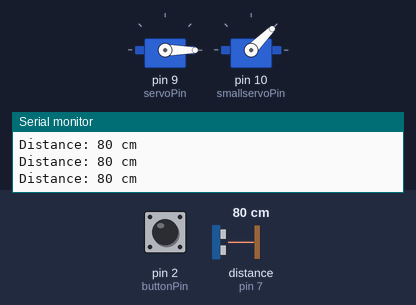
The sketch below on a simulated Arduino Uno, built with avr-gcc and run on an emulated ATmega328P. Shown: 2 × servo, the last lines printed to the serial monitor. Wiring (inferred from the names in the program): ultrasonic range finder: trigger pin 6; echo pin 7. The test bench sets the inputs (shaded band); at power-on: distance to the obstacle (sensor on pin 7) 80 cm, pin 2 (buttonPin) HIGH. The echo pulse lasts 58.3 µs per cm.

Above: at 1.2 s.
1.3 s: distance to the obstacle (sensor on pin 7) set to 19 cm
4.3 s: distance to the obstacle (sensor on pin 7) set to 14 cm
At 5.13 s:
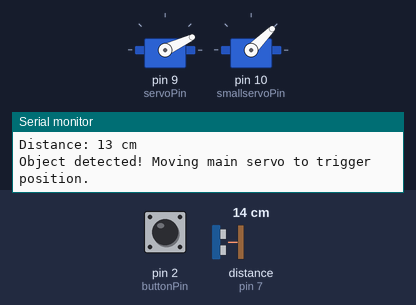
At 13.1 s:
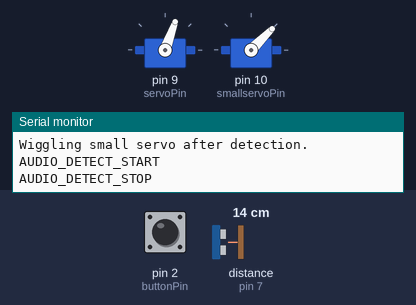
Timing chart, 0 to 13.3 s (numbered marks = the images above; inputs shaded):
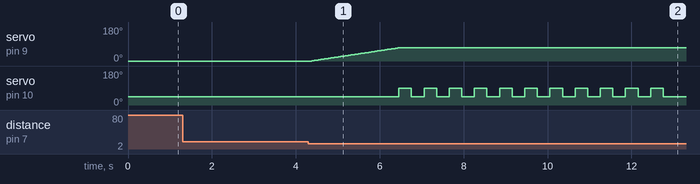

The sketch:

FinalProjectSound.ino
```cpp
#include <Servo.h>

// --------- USER SETTINGS ---------
const int trigPin          = 6;   // Ultrasonic TRIG pin
const int echoPin          = 7;   // Ultrasonic ECHO pin
const int servoPin         = 9;   // Main servo signal pin
const int smallservoPin    = 10;  // Small (second) servo signal pin
const int buttonPin        = 2;   // Button pin (wired to GND, using INPUT_PULLUP)

const int TRIGGER_DISTANCE_CM = 15;   // Distance threshold to trigger servo
const int SERVO_HOME_ANGLE    = 0;    // Starting/resting angle
const int SERVO_TRIGGER_ANGLE = 70;   // Angle when object is detected
int currentAngle = SERVO_HOME_ANGLE;

const int SMALL_SERVO_CENTER_ANGLE = 45;  // Resting position for small servo
const int SMALL_SERVO_LEFT_ANGLE   = 90;  // Left limit
const int SMALL_SERVO_RIGHT_ANGLE  = 45;  // Right limit

const unsigned long RESET_WAIT_MS = 3000;  // Wait time after returning home (ms)
// ---------------------------------

Servo myServo;
Servo smallServo;

enum State {
  WAIT_FOR_OBJECT,
  WAIT_FOR_BUTTON,
  WAIT_AFTER_RESET
};

State currentState = WAIT_FOR_OBJECT;
unsigned long resetStartTime = 0;

void setup() {
  Serial.begin(9600);

  pinMode(trigPin, OUTPUT);
  pinMode(echoPin, INPUT);

  pinMode(buttonPin, INPUT_PULLUP);  // Button to GND, internal pull-up enabled

  // Main servo
  myServo.attach(servoPin);
  myServo.write(SERVO_HOME_ANGLE);   // Move to home position at startup
  currentAngle = SERVO_HOME_ANGLE;

  // Small servo
  smallServo.attach(smallservoPin);
  smallServo.write(SMALL_SERVO_CENTER_ANGLE);  // Start centered
}

void loop() {
  switch (currentState) {
    case WAIT_FOR_OBJECT:
      handleWaitForObject();
      break;

    case WAIT_FOR_BUTTON:
      handleWaitForButton();
      break;

    case WAIT_AFTER_RESET:
      handleWaitAfterReset();
      break;
  }
}

// --------- SMOOTH MOVE FOR MAIN SERVO ---------
void moveServoSmooth(int targetAngle, int stepDelayMs = 15) {
  if (targetAngle == currentAngle) return;

  int step = (targetAngle > currentAngle) ? 1 : -1;

  for (int angle = currentAngle; angle != targetAngle; angle += step) {
    myServo.write(angle);
    delay(stepDelayMs);  // Smaller = faster, larger = slower
  }

  myServo.write(targetAngle);  // Make sure we land exactly on it
  currentAngle = targetAngle;
}

// --------- BASE WIGGLE FUNCTION FOR SMALL SERVO (UNCHANGED MOTION) ---------
void wiggleSmallServo(int repeats = 4, int stepDelayMs = 300) {
  // Quick back-and-forth motion
  for (int i = 0; i < repeats; i++) {
    smallServo.write(SMALL_SERVO_LEFT_ANGLE);
    delay(stepDelayMs);
    smallServo.write(SMALL_SERVO_RIGHT_ANGLE);
    delay(stepDelayMs);
  }
  // Return to center at the end
  smallServo.write(SMALL_SERVO_CENTER_ANGLE);
}

// --------- AUDIO-TAGGED WIGGLE WRAPPERS ---------
// Use this after detection → MP3 #1
void wiggleSmallServoDetect(int repeats = 11, int stepDelayMs = 300) {
  Serial.println("AUDIO_DETECT_START");  // For PC script

  wiggleSmallServo(repeats, stepDelayMs);

  Serial.println("AUDIO_DETECT_STOP");
}

// Use this after button press → MP3 #2
void wiggleSmallServoButton(int repeats = 15, int stepDelayMs = 300) {
  Serial.println("AUDIO_BUTTON_START");  // For PC script

  wiggleSmallServo(repeats, stepDelayMs);

  Serial.println("AUDIO_BUTTON_STOP");
}

// ---------------- STATE HANDLERS ----------------

void handleWaitForObject() {
  long distance = readDistanceCm();

  if (distance > 0) {  // Valid reading
    Serial.print("Distance: ");
    Serial.print(distance);
    Serial.println(" cm");
  }

  if (distance > 0 && distance <= TRIGGER_DISTANCE_CM) {
    // Object is close enough → move main servo to trigger position
    Serial.println("Object detected! Moving main servo to trigger position.");
    moveServoSmooth(SERVO_TRIGGER_ANGLE, 30);

    // After main servo finishes, wiggle the small servo quickly
    Serial.println("Wiggling small servo after detection.");
    // <-- behavior unchanged: still 4 repeats, 300 ms delay
    wiggleSmallServoDetect(11, 300);

    currentState = WAIT_FOR_BUTTON;
  }

  delay(50);  // Small delay to avoid spamming sensor
}

void handleWaitForButton() {
  // Button is wired to GND, so LOW means "pressed"
  if (isButtonPressed()) {
    Serial.println("Button pressed!");

    // First: wiggle the small servo quickly again
    Serial.println("Wiggling small servo before returning main servo home.");
    // <-- behavior unchanged: still 4 repeats, 300 ms delay
    wiggleSmallServoButton(15, 300);

    // Then: return main servo to home position
    Serial.println("Returning main servo to home position.");
    moveServoSmooth(SERVO_HOME_ANGLE, 15);

    // Start wait timer
    resetStartTime = millis();
    currentState   = WAIT_AFTER_RESET;
  }
}

void handleWaitAfterReset() {
  // Wait a few seconds before re-arming the ultrasonic trigger
  if (millis() - resetStartTime >= RESET_WAIT_MS) {
    Serial.println("Wait finished. Ready to detect object again.");
    currentState = WAIT_FOR_OBJECT;
  }
}

// ---------------- HELPER FUNCTIONS ----------------

// Read distance from ultrasonic sensor in cm
long readDistanceCm() {
  // Trigger the ultrasonic burst
  digitalWrite(trigPin, LOW);
  delayMicroseconds(2);

  digitalWrite(trigPin, HIGH);
  delayMicroseconds(10);
  digitalWrite(trigPin, LOW);

  // Read echo time in microseconds
  long duration = pulseIn(echoPin, HIGH, 30000); // 30 ms timeout (~5 meters)

  if (duration == 0) {
    // No echo received within timeout
    return -1;
  }

  // Convert time to distance (cm)
  long distanceCm = duration / 58.0;
  return distanceCm;
}

// Simple button press detection with basic debounce
bool isButtonPressed() {
  if (digitalRead(buttonPin) == LOW) {  // Initial read: pressed
    delay(50);                          // Debounce delay
    if (digitalRead(buttonPin) == LOW) {
      // Wait until button is released so we only count one press
      while (digitalRead(buttonPin) == LOW) {
        delay(10);
      }
      return true;
    }
  }
  return false;
}
```

Measured:
- the behaviour switches between 17 and 16 cm on distance to the obstacle (sensor on pin 7) (found by bisection; images 0 and 1)
- after the input at 4.3 s, servo on pin 9 (servoPin): moves from 0° to 70° over 2.1 s, starting after 0.08 s; servo on pin 10 (smallservoPin): alternates 90° for 0.30 s and 45° for 0.30 s, starting after 2.2 s
